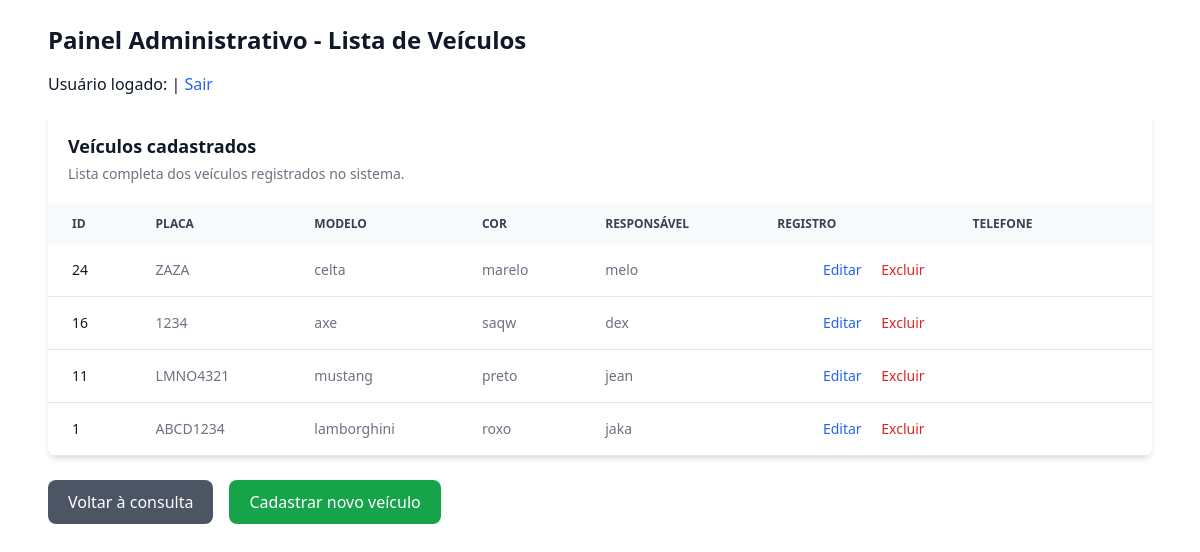
The app's page /listar.php with its own data.
### tables this page shows
CREATE TABLE `veiculos` (
  `id` int(11) NOT NULL,
  `placa` varchar(10) NOT NULL,
  `modelo` varchar(50) DEFAULT NULL,
  `cor` varchar(30) DEFAULT NULL,
  `responsavel` varchar(100) DEFAULT NULL
);

### listar.php (the view, shortened to what this page needs)
<?php
include "conexao.php";
$sql = "SELECT * FROM veiculos ORDER BY id DESC";
$result = $conn->query($sql);
?>
<!DOCTYPE html>
<html lang="pt-br">
<head>
    <script src="https://cdn.tailwindcss.com"></script>
</head>
<body class="bg-white dark:bg-gray-900 text-gray-900 dark:text-white">
    <section class="max-w-6xl mx-auto p-6">
        <h2 class="text-2xl font-bold mb-4">Painel Administrativo - Lista de Veículos</h2>
        <p class="mb-4">
            Usuário logado: <span class="font-semibold"><?php echo htmlspecialchars($_SESSION['usuario']); ?></span> |
            <a href="logout.php" class="text-blue-600 hover:underline">Sair</a>
        </p>
        <div class="relative overflow-x-auto shadow-md sm:rounded-lg">
            <table class="w-full text-sm text-left text-gray-500 dark:text-gray-400">
                <caption class="p-5 text-lg font-semibold text-left text-gray-900 bg-white dark:text-white dark:bg-gray-800">
                    Veículos cadastrados
                    <p class="mt-1 text-sm font-normal text-gray-500 dark:text-gray-400">
                        Lista completa dos veículos registrados no sistema.
                    </p>
                </caption>
                <thead class="text-xs text-gray-700 uppercase bg-gray-50 dark:bg-gray-700 dark:text-gray-400">
                    <tr>
                        <th scope="col" class="px-6 py-3">ID</th>
                        <th scope="col" class="px-6 py-3">Placa</th>
                        <th scope="col" class="px-6 py-3">Modelo</th>
                        <th scope="col" class="px-6 py-3">Cor</th>
                        <th scope="col" class="px-6 py-3">Responsável</th>
                        <th scope="col" class="px-6 py-3">Registro</th>
                        <th scope="col" class="px-6 py-3">Telefone</th>
                        <th scope="col" class="px-6 py-3"><span class="sr-only">Ações</span></th>
                    </tr>
                </thead>
                <tbody>
                    <?php if ($result->num_rows > 0): ?>
                        <?php while ($row = $result->fetch_assoc()): ?>
                            <tr class="bg-white border-b dark:bg-gray-800 dark:border-gray-700 hover:bg-gray-100 dark:hover:bg-gray-600">
                                <td class="px-6 py-4 font-medium text-gray-900 whitespace-nowrap dark:text-white"><?php echo $row['id']; ?></td>
                                <td class="px-6 py-4"><?php echo htmlspecialchars($row['placa']); ?></td>
                                <td class="px-6 py-4"><?php echo htmlspecialchars($row['modelo']); ?></td>
                                <td class="px-6 py-4"><?php echo htmlspecialchars($row['cor']); ?></td>
                                <td class="px-6 py-4"><?php echo htmlspecialchars($row['responsavel']); ?></td>
                                <td class="px-6 py-4 text-right">
                                    <a href="editar.php?id=<?php echo $row['id']; ?>" class="font-medium text-blue-600 dark:text-blue-500 hover:underline mr-4">Editar</a>
                                    <a href="excluir.php?id=<?php echo $row['id']; ?>" onclick="return confirm('Tem certeza que deseja excluir?');" class="font-medium text-red-600 dark:text-red-500 hover:underline">Excluir</a>
                                </td>
                            </tr>
                        <?php endwhile; ?>
                    <?php else: ?>
                        <tr class="bg-white dark:bg-gray-800">
                            <td colspan="6" class="px-6 py-4 text-center">Nenhum veículo cadastrado</td>
                        </tr>
                    <?php endif; ?>
                </tbody>
            </table>
        </div>
        <div class="mt-6 flex gap-4">
            <a href="index.php" class="inline-block px-5 py-2.5 bg-gray-600 hover:bg-gray-700 text-white rounded-lg">Voltar à consulta</a>
            <a href="cadastrar.php" class="inline-block px-5 py-2.5 bg-green-600 hover:bg-green-700 text-white rounded-lg">Cadastrar novo veículo</a>
        </div>
    </section>
</body>
</html>

### records on screen
veiculos: id "24", placa "ZAZA", modelo "celta", cor "marelo", responsavel "melo"
veiculos: id "16", placa "1234", modelo "axe", cor "saqw", responsavel "dex"
veiculos: id "11", placa "LMNO4321", modelo "mustang", cor "preto", responsavel "jean"
veiculos: id "1", placa "ABCD1234", modelo "lamborghini", cor "roxo", responsavel "jaka"
